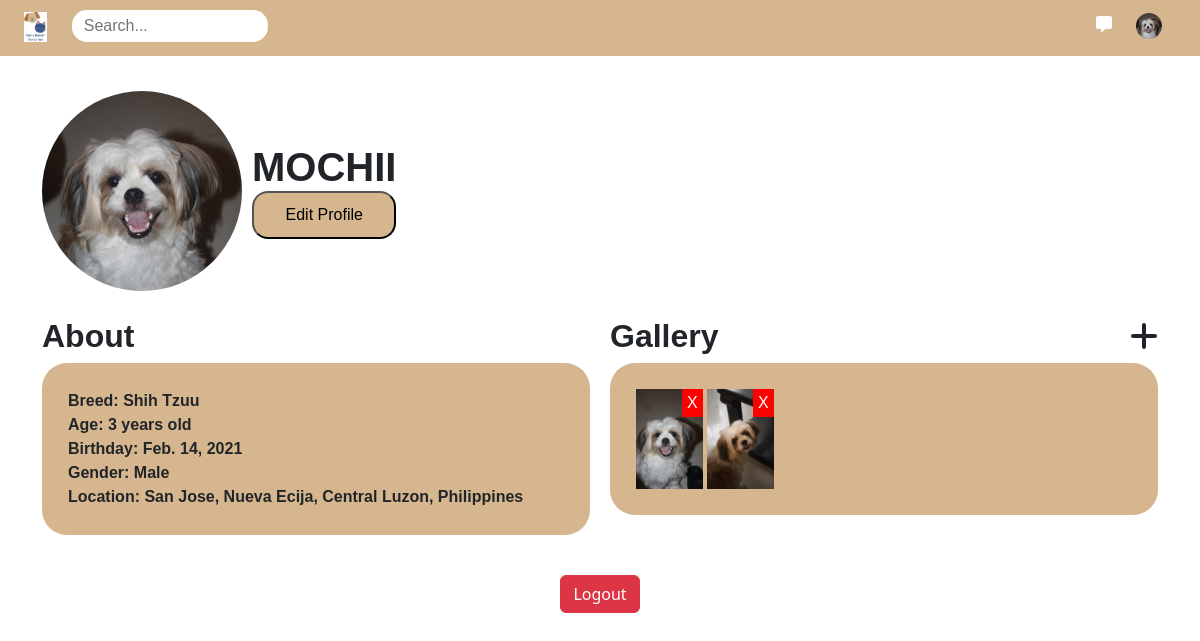
/profile/6 (signed in), run on an earlier commit of the app's database.
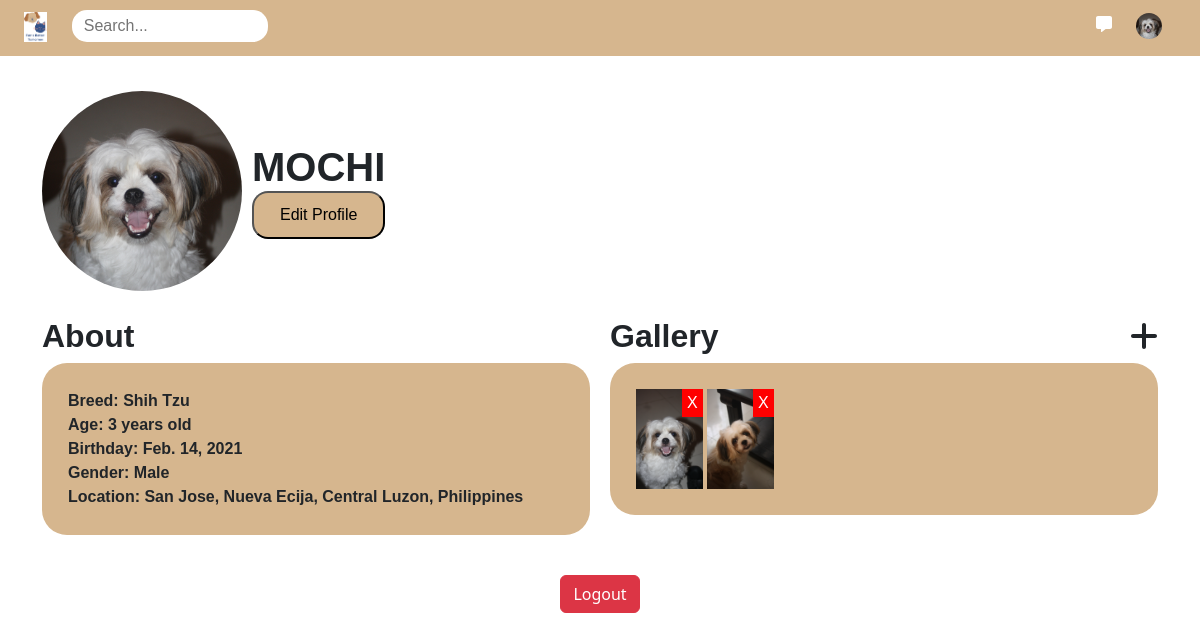
And on a later commit of the database.
### my_app/models.py (models this page shows, shortened)
class Profile(models.Model):
    user = models.ForeignKey(User, on_delete=models.CASCADE)
    profile_picture = models.ImageField(upload_to='Profile_pic/', blank=True, null=True)
    name = models.CharField(max_length=100, default='Unknown')
    gender = models.CharField(max_length=10, default='Unknown')
    breed = models.CharField(max_length=100, default='Unknown')
    birthday = models.DateField(default='2000-01-01')
    location = models.CharField(max_length=200, default='Unknown')
    created_at = models.DateTimeField(auto_now_add=True)
    updated_at = models.DateTimeField(auto_now=True)

### my_app/views.py (the view)
# urls.py: path('profile/<int:user_id>', views.viewprofile, name='viewprofile'),
@login_required(login_url='login')
def viewprofile(request, user_id):
    user = get_object_or_404(User, pk=user_id)
    profile = get_object_or_404(Profile, user=user)
    gallery_images = profile.gallery_images.all()
    today = date.today()
    birth_date = profile.birthday
    age = today.year - birth_date.year - ((today.month, today.day) < (birth_date.month, birth_date.day))
    if request.method == 'POST':
        images = request.FILES.getlist('images')
        if gallery_images.count() + len(images) > 8:
            messages.error(request, "You can only upload up to 8 images.")
            return redirect(reverse('viewprofile', args=[user_id]))
        for image in images:
            gallery_image = GalleryImage(profile=profile, image=image)
            gallery_image.save()
        return redirect(reverse('viewprofile', args=[user_id]))
    else:
        form = GalleryImageForm()
    return render(request, 'viewprofile.html', {'profile': profile, 'age': age, 'form': form, 'gallery_images': gallery_images})

### my_app/views.py
class GalleryImageForm(forms.ModelForm):
    class Meta:
        model = GalleryImage
        fields = ['image']

### my_app/context_processors.py (called while the page is built)
def user_profile(request):
    if request.user.is_authenticated:
        try:
            profile = Profile.objects.get(user=request.user)
        except Profile.DoesNotExist:
            profile = None
        return {'profile': profile}
    return {}

### my_app/templates/viewprofile.html (shortened to what this page needs)
{% extends "header.html" %}
{% block content %}
{% load static %}
<div class="container-fluid">
    <div class="container" style="display: flex; align-items: center; margin-top: 35px;">
        <img src="{{ profile.profile_picture.url }}" style="width: 200px; height: 200px; object-fit: cover; border-radius: 50%;">
        <div style="margin-left: 10px;">
            <h1 style="margin: 0; text-transform: uppercase; font-weight: bold;">{{profile.name}}</h1>
            <a style="text-decoration: none; color: black;" href="{% url 'editprofile' %}"><button class="edit-profile-btn">Edit Profile</button></a>
        </div>
    </div>
    <div class="container details" style="margin-top: 26px; display: flex;">
        <div style="flex: 1; margin-right: 20px;">
            <h2 style="font-weight: bold;">About</h2>
            <div class="detail-section">
            <p>Breed: {{ profile.breed }}</p>
            <p>Age: {{ age }} years old</p>
            <p>Birthday: {{ profile.birthday }}</p>
            <p>Gender: {{ profile.gender }}</p>
            <p>Location: {{ profile.location }}</p>
            </div>
        </div>
        <div style="flex: 1;">
            <h2 style="font-weight: bold; display: flex; justify-content: space-between; align-items: center;">
                <span>Gallery</span>
                <i class="fas fa-plus" style="cursor: pointer; margin-left: 10px;" onclick="document.getElementById('fileInput').click();"></i>
            </h2>
            <div class="detail-section" id="imagePreview">
                {% for image in gallery_images %}
                    <div style="display: inline-block; position: relative;">
                    <img src="{{ image.image.url }}" alt="Gallery Image" style="max-width: 100px; max-height: 100px;">
                    <a href="{% url 'delete_gallery_image' image.id %}" style="position: absolute; top: 0; right: 0; background: red; color: white; padding: 2px 5px; text-decoration: none;">X</a>
                </div>
                {% endfor %}
            </div>
        </div>
    </div>
</div>
<button class="btn btn-danger" style="margin: 40px auto; display: block;" name="logout" onclick="window.location.href='{% url 'logout' %}'">Logout</button>
{% endblock %}

### my_app/templates/header.html (shortened to what this page needs)
<!DOCTYPE html>
<html lang="en">
<head>
    {% load static %}
    <link rel="stylesheet" type="text/css" href="{% static 'css/bimble.css' %}">
    <link rel="stylesheet" href="https://cdnjs.cloudflare.com/ajax/libs/font-awesome/6.0.0-beta3/css/all.min.css">
    <link href="https://cdn.jsdelivr.net/npm/bootstrap@5.3.3/dist/css/bootstrap.min.css" rel="stylesheet">
</head>
<header>
    <div class="container-fluid" style="background-color: #D6B68e; height: 56px;">
        <div class="flex-container" style="display: flex; align-items: center; padding-top: 10px; position: relative;">
            <div class="container-fluid" style="flex-grow: 1;">
                <a href="{% url 'home' %}" style="text-decoration: none;">
                    <img src="{% static 'images/tagline.png' %}" alt="Logo" style="height: 30px;">
                </a>
                <input type="text" class="search-bar-home" placeholder="Search..." style="height: 30px; width: 35%; margin-left: 20px; padding-left: 12px;">
            </div>
            <div class="container-fluid" style="text-align: right; padding-right: 26px;">
                <a class="icon-button" href="{% url 'chat' %}">
                    <i class="fa-solid fa-message"></i>
                </a>
                <a href="{% url 'viewprofile' user.id %}" style="text-decoration: none; padding: 0 0 0 20px;">
                  {% if profile and profile.profile_picture %}
                    <img src="{{ profile.profile_picture.url }}" class="profile-pic-btn" alt="Profile Picture">
                  {% else %}
                    <img src="{% static 'default_profile_picture.png' %}" class="profile-pic-btn" alt="Default Profile Picture">
                  {% endif %}
                </a>
            </div>
        </div>
    </div>
</header>
<body>
{% block content %}
{% endblock %}
</body>
</html>

What changed in the data, as far as the page shows it:
changed Profile "Male": name "MOCHII" → "MOCHI"; breed "Shih Tzuu" → "Shih Tzu"
